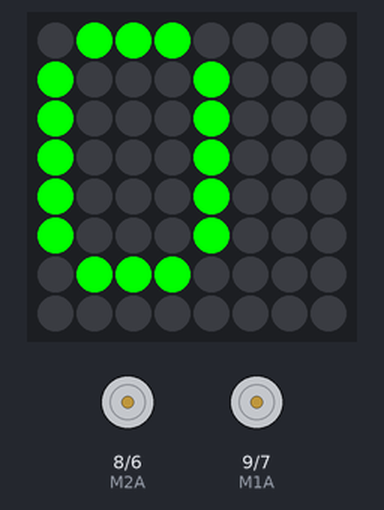
A sketch run on a simulated Arduino Uno, built with avr-gcc and run on an emulated ATmega328P. Shown: 8×8 RGB LED matrix (first LED top left, wired row by row), motor-driver pin pairs drawn as motors (green arrow = first pin HIGH = forward, orange = second pin HIGH = backward, longer = more drive).

Above: at 0.1 s.
At 2.1 s:
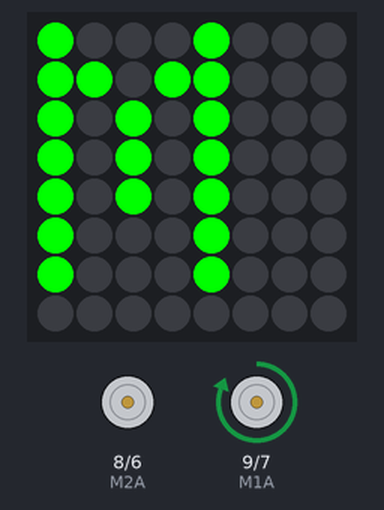
At 7.1 s:
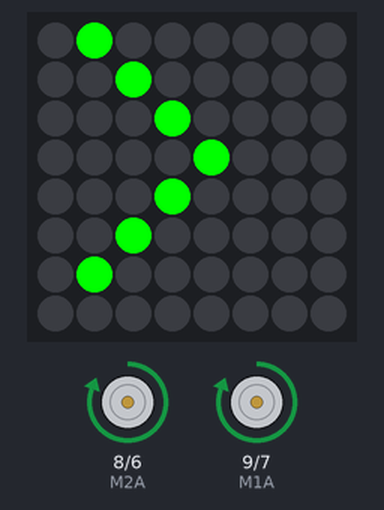
At 10.6 s:
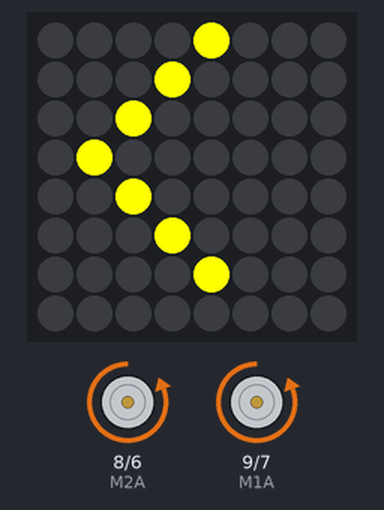
Timing chart, 0 to 39.1 s (numbered marks = the images above):
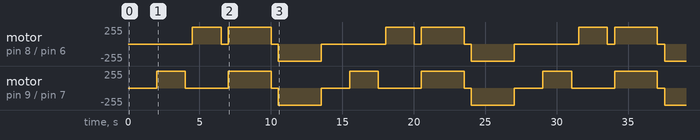

Measured:
- by itself, motor on pin 9 (M1A) / pin 7 (M1B): repeats every 13.5 s: stopped 3.0 s, forward 255/255 3.0 s, stopped 0.50 s, backward 255/255 3.0 s, stopped 2.0 s, forward 255/255 2.0 s
- by itself, motor on pin 8 (M2A) / pin 6 (M2B): repeats every 13.5 s: stopped 0.50 s, forward 255/255 3.0 s, stopped 0.50 s, backward 255/255 3.0 s, stopped 4.5 s, forward 255/255 2.0 s
- what the display in image 1 shows lasts 5.0 s, from 2.0 s to 7.0 s
- what the display in image 2 shows lasts 3.5 s, from 7.0 s to 10.5 s

The sketch:

nano_fermion_battery.ino
```cpp
// Fermion HR8833 Test - standalone with 3.7V LiPo battery
// Kevin Waker 01 Mar 2026

#include <Wire.h>
#include <Adafruit_GFX.h>
#include "Adafruit_LEDBackpack.h"

Adafruit_BicolorMatrix matrix = Adafruit_BicolorMatrix();

const int M1A = 9;
const int M1B = 7;
const int M2A = 8;
const int M2B = 6;

void setup() {
  pinMode(M1A, OUTPUT);
  pinMode(M1B, OUTPUT);
  pinMode(M2A, OUTPUT);
  pinMode(M2B, OUTPUT);

  // Initialize LED matrix
  matrix.begin(0x70);
  matrix.setBrightness(4);

  // Show "OK" on startup
  matrix.clear();
  matrix.setCursor(0, 0);
  matrix.setTextColor(LED_GREEN);
  matrix.print("OK");
  matrix.writeDisplay();
  delay(2000);
}

void stopAll() {
  digitalWrite(M1A, LOW);
  digitalWrite(M1B, LOW);
  digitalWrite(M2A, LOW);
  digitalWrite(M2B, LOW);
}

void showStatus(const char* text, uint8_t color) {
  matrix.clear();
  matrix.setCursor(0, 0);
  matrix.setTextColor(color);
  matrix.print(text);
  matrix.writeDisplay();
}

void loop() {
  // Motor 1 Forward
  showStatus("M1", LED_GREEN);
  digitalWrite(M1A, HIGH);
  digitalWrite(M1B, LOW);
  delay(2000);
  stopAll();
  delay(500);

  // Motor 2 Forward
  showStatus("M2", LED_GREEN);
  digitalWrite(M2A, HIGH);
  digitalWrite(M2B, LOW);
  delay(2000);
  stopAll();
  delay(500);

  // Both Forward
  showStatus(">>", LED_GREEN);
  digitalWrite(M1A, HIGH);
  digitalWrite(M1B, LOW);
  digitalWrite(M2A, HIGH);
  digitalWrite(M2B, LOW);
  delay(3000);
  stopAll();
  delay(500);

  // Both Reverse
  showStatus("<<", LED_YELLOW);
  digitalWrite(M1A, LOW);
  digitalWrite(M1B, HIGH);
  digitalWrite(M2A, LOW);
  digitalWrite(M2B, HIGH);
  delay(3000);
  stopAll();

  // Complete
  showStatus("OK", LED_GREEN);
  delay(2000);
}
```
